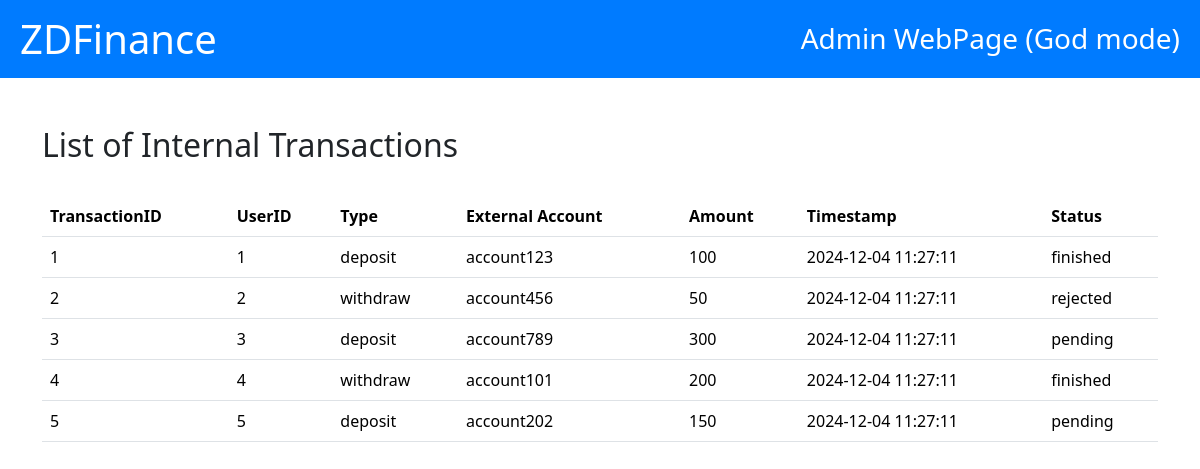
/admin/read_transactions_ext.php, run on the app's committed database.
### tables this page shows
CREATE TABLE External_Transactions (
	TransactionID BIGINT UNSIGNED NOT NULL AUTO_INCREMENT PRIMARY KEY,
    UserID INT NOT NULL,
    Type ENUM('withdraw', 'deposit') NOT NULL,
    Amount REAL NOT NULL CHECK (Amount >= 10),
    Timestamp TIMESTAMP DEFAULT CURRENT_TIMESTAMP,
    Status ENUM('pending', 'finished', 'rejected') NOT NULL,
    External_Account_Address VARCHAR(255) NOT NULL,
    FOREIGN KEY (UserID) REFERENCES Users(UserID)
);

### admin/read_transactions_ext.php (the view, shortened to what this page needs)
<!DOCTYPE html>
<html lang="en">
<head>
    <link href="https://cdn.jsdelivr.net/npm/bootstrap@5.3.3/dist/css/bootstrap.min.css" rel="stylesheet">
</head>
<body>
    <div class="header">
        <h1><a href="index.html">ZDFinance</a></h1>
        <h3>Admin WebPage (God mode)</h3>
    </div>
    <div class="container my-5">
        <h2>
            List of Internal Transactions
        </h2>
        <br>
        <table class="table">
            <thead>
                <tr>
                    <th>TransactionID</th>
                    <th>UserID</th>
                    <th>Type</th>
                    <th>External Account</th>
                    <th>Amount</th>
                    <th>Timestamp</th>
                    <th>Status</th>
                </tr>
            </thead>
            <tbody>
                <?php
                $servername = "localhost";
                $username = "root";
                $password = "";
                $database = "pos_db";
                $connection = new mysqli($servername, $username, $password, $database);
                $sql = "SELECT * FROM External_Transactions";
                $result = $connection->query($sql);
                while ($row = $result->fetch_assoc()) {
                    echo "
                    <tr>
                        <td>$row[TransactionID]</td>
                        <td>$row[UserID]</td>
                        <td>$row[Type]</td>
                        <td>$row[External_Account_Address]</td>
                        <td>$row[Amount]</td>
                        <td>$row[Timestamp]</td>
                        <td>$row[Status]</td>
                    </tr>
                    ";
                }
                ?>
            </tbody>
        </table>
    </div>
</body>
</html>

### admin/read_transactions_ext.php (style rules this page uses)
.header { background-color: #007bff; color: white; padding: 15px 20px; display: flex; align-items: center; justify-content: space-between; }
.header h1, .header h3 { margin: 0; }
.header h1 a { color: white; text-decoration: none; }

### data on the page
external_transactions: TransactionID "1", UserID "1", Type "deposit", External_Account_Address "account123", Amount "100", Timestamp "2024-12-04 11:27:11", Status "finished"
external_transactions: TransactionID "2", UserID "2", Type "withdraw", External_Account_Address "account456", Amount "50", Timestamp "2024-12-04 11:27:11", Status "rejected"
external_transactions: TransactionID "3", UserID "3", Type "deposit", External_Account_Address "account789", Amount "300", Timestamp "2024-12-04 11:27:11", Status "pending"
external_transactions: TransactionID "4", UserID "4", Type "withdraw", External_Account_Address "account101", Amount "200", Timestamp "2024-12-04 11:27:11", Status "finished"
external_transactions: TransactionID "5", UserID "5", Type "deposit", External_Account_Address "account202", Amount "150", Timestamp "2024-12-04 11:27:11", Status "pending"
